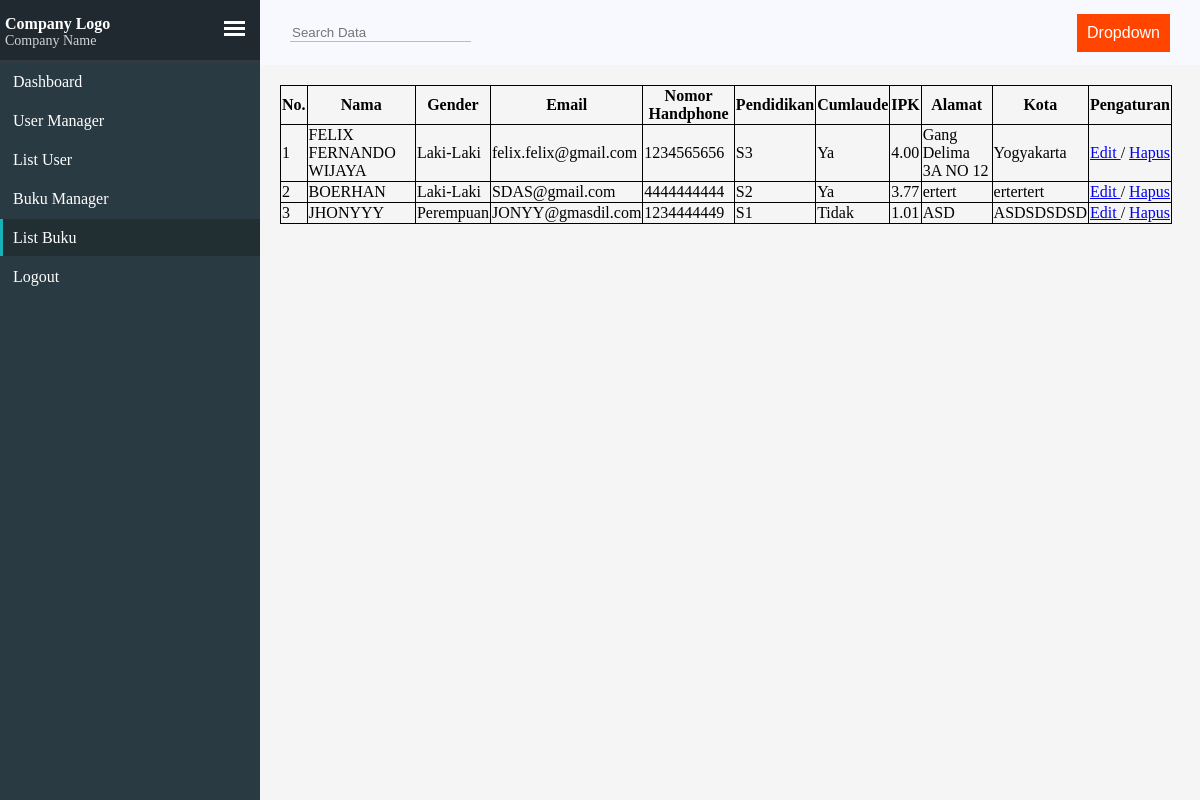
Screenshot of /dashboard/listBuku.php (signed in) with the database file from the repository.
### tables this page shows
CREATE TABLE `buku` (
  `id` int(10) NOT NULL,
  `name` varchar(192) NOT NULL,
  `gender` varchar(192) NOT NULL,
  `email` varchar(192) NOT NULL,
  `nomorHandphone` varchar(192) NOT NULL,
  `pendidikan` varchar(192) NOT NULL,
  `cumlaude` varchar(192) NOT NULL,
  `ipk` float(3,2) NOT NULL,
  `alamat` varchar(192) NOT NULL,
  `kota` varchar(192) NOT NULL
);

### dashboard/listBuku.php (the view, shortened to what this page needs)
<?php
    include '../layout/dashboard.php';
?>
<div id="dashboardData">
    <table class="userListTable">
        <tr>
        <th>No.</th>
        <th>Nama</th>
        <th>Gender</th>
        <th>Email</th>
        <th>Nomor Handphone</th>
        <th>Pendidikan</th>
        <th>Cumlaude</th>
        <th>IPK</th>
        <th>Alamat</th>
        <th>Kota</th>
        <th>Pengaturan</th>
    </tr>
 <?php
    $query = mysqli_query($con,"SELECT * FROM buku") or die(mysqli_error($con));
 if(mysqli_num_rows($query) == 0){
    echo '<tr> <td colspan="11"> Tidak ada data ! </td></tr>';
 }else{
    $no = 1;
    while($data = mysqli_fetch_assoc($query)){
    echo
        '<tr>
        <td>'.$no.'</td>
        <td>'.$data['name'].'</td>
        <td>';
                if($data['gender'] == 0){
                    echo 'Laki-Laki';
                }else{
                    echo 'Perempuan';
                }
                echo '</td>
        <td>'.$data['email'].'</td>
        <td>'.$data['nomorHandphone'].'</td>
        <td>';
            if($data['pendidikan'] == 1){
                echo 'S1';
            }else{
                if($data['pendidikan'] == 2)
                {
                    echo 'S2';
                }else{
                    if($data['pendidikan'] == 3)
                    {
                        echo 'S3';
                    }
                }
            }
            echo '</td>
        <td>';
            if($data['cumlaude'] == 0){
                echo 'Tidak';
            }else{
                echo 'Ya';
            }
            echo '</td>
        <td>'.$data['ipk'].'</td>
        <td>'.$data['alamat'].'</td>
        <td>'.$data['kota'].'</td>
        <td><a href="../dashboard/bukumanagerEdit.php?id='.$data['id'].'">Edit </a>/
        <a href="../proses/deleteBuku.php?id='.$data['id'].'" onclick="return confirm(\'Yakin?\')">Hapus </a></td></tr> ';
     $no++;
    }
    }
    ?>
        </table>
    </div>
   </body>
   </html>

### css/style.css (style rules this page uses)
#dashboardData { transition: all 1s; margin-left: 252px; margin-top: 65px; padding: 20px; }

### dashboard/listBuku.php (style rules this page uses)
.userListTable { width: 100%; }
table, tr, td, th { border: 1px; border: 1px solid black; border-collapse: collapse; }

### rows the page displays
buku: name "FELIX FERNANDO WIJAYA", gender "Laki-Laki", email "felix.felix@gmail.com", nomorHandphone "1234565656", pendidikan "S3", cumlaude "Ya", ipk "4.00", alamat "Gang Delima 3A NO 12", kota "Yogyakarta"
buku: name "BOERHAN", gender "Laki-Laki", email "SDAS@gmail.com", nomorHandphone "4444444444", pendidikan "S2", cumlaude "Ya", ipk "3.77", alamat "ertert", kota "ertertert"
buku: name "JHONYYY", gender "Perempuan", email "JONYY@gmasdil.com", nomorHandphone "1234444449", pendidikan "S1", cumlaude "Tidak", ipk "1.01", alamat "ASD", kota "ASDSDSDSD"
